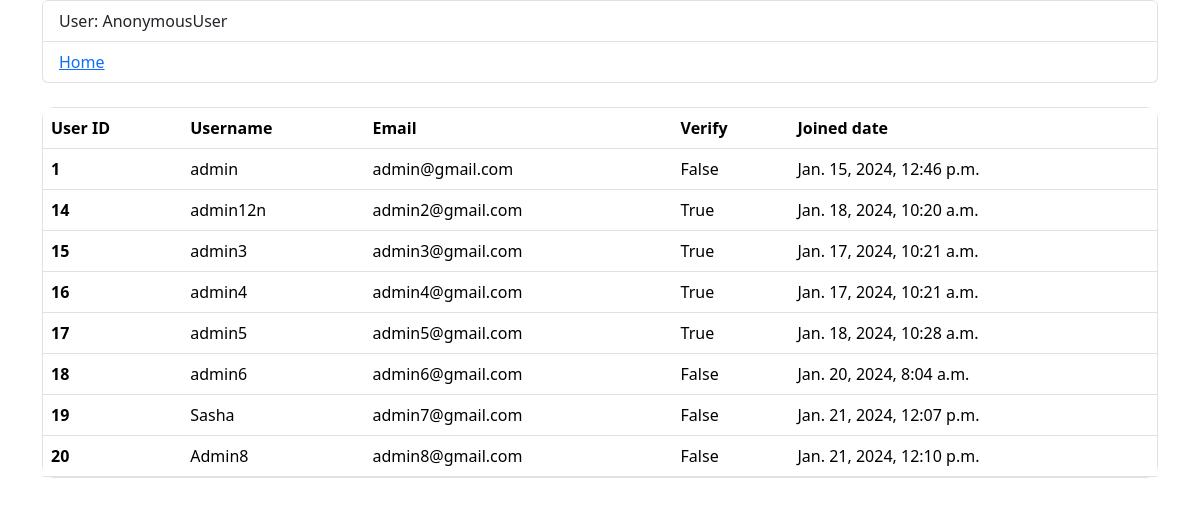
Page /dashboard/ on the earlier database version.
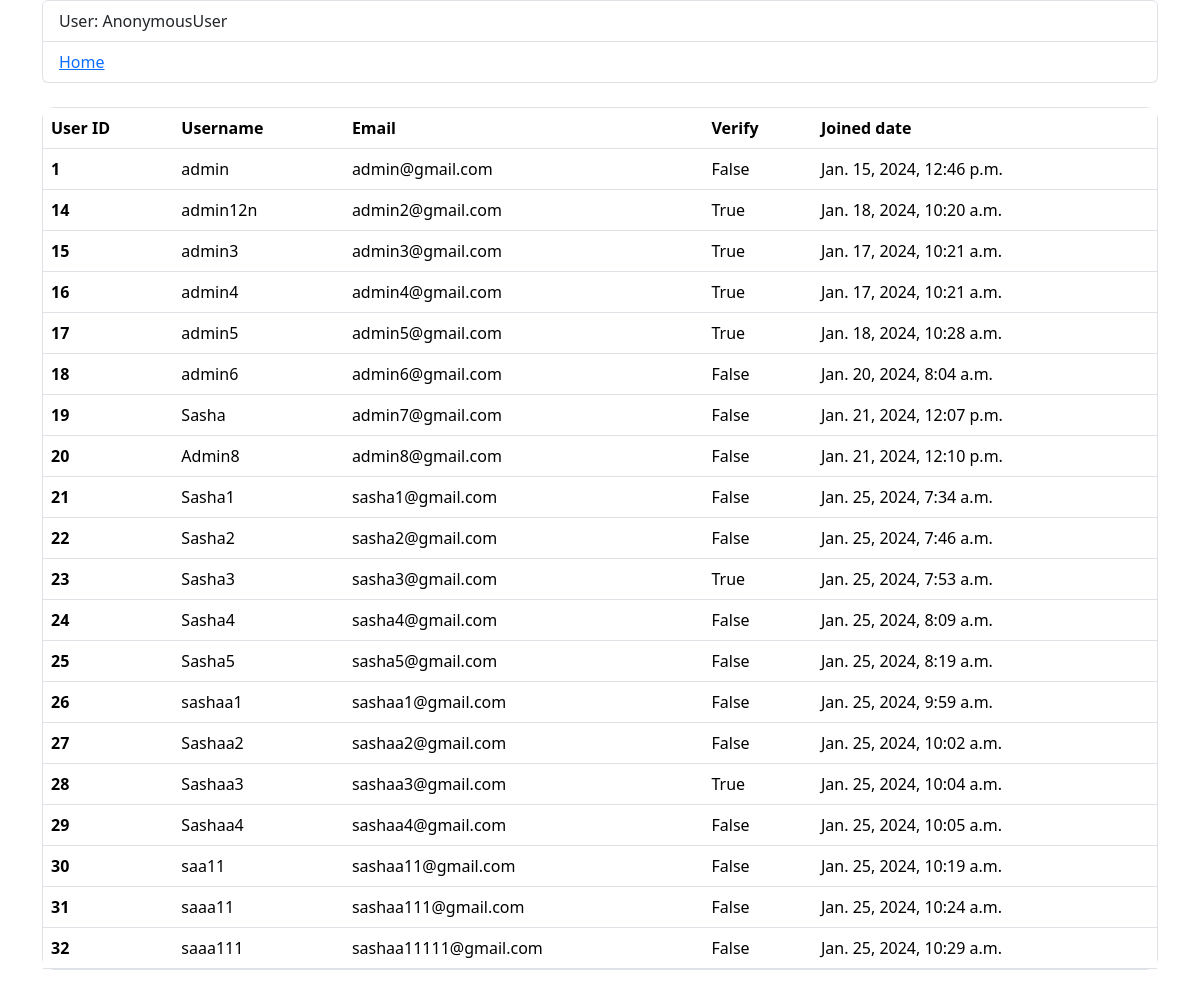
Same page on the later database version.
### crud/models.py (models this page shows)
class User(AbstractUser):
    email = models.EmailField(
        _('email address'),
        unique=True,
    )
    email_verified = models.BooleanField(default=False)
    USERNAME_FIELD = 'email'  # For authentication
    REQUIRED_FIELDS = ['username']  # For superuser

### crud/views.py (the view)
# urls.py: path('dashboard/', views.DashboardView.as_view(), name='dashboard'),
class DashboardView(View):
    template_name = 'dashboard.html'
    def get(self, request):
        data = models.User.objects.all()
        return render(request, self.template_name, {'table_data':data})

### templates/dashboard.html (shortened to what this page needs)
{% extends 'base.html' %}
{% block content %}
<br>
<table class="a table table-hover ">
    <thead>
        <tr>
            <th>User ID</th>
            <th>Username</th>
            <th>Email</th>
            <th>Verify</th>
            <th>Joined date</th>
        </tr>
    </thead>
    <tbody>
        {% if table_data %}
        {% for data in table_data%}
        <tr class="clickable-row" data-href="{% url 'user_info' data.id %}">
            <th scope="row">{{ data.id }}</th>
            <td>{{ data.username }}</td>
            <td>{{ data.email }}</td>
            <td>{{ data.email_verified }}</td>
            <td>{{ data.date_joined }}</td>
        </tr>
        {% endfor %}
        {% endif %}
    </tbody>
</table>
{% endblock %}

Differences in the rows shown:
added User: id "21", username "Sasha1", email "sasha1@gmail.com", email_verified "False", date_joined "Jan. 25, 2024, 7:34 a.m."
added User: id "22", username "Sasha2", email "sasha2@gmail.com", email_verified "False", date_joined "Jan. 25, 2024, 7:46 a.m."
added User: id "23", username "Sasha3", email "sasha3@gmail.com", email_verified "True", date_joined "Jan. 25, 2024, 7:53 a.m."
added User: id "24", username "Sasha4", email "sasha4@gmail.com", email_verified "False", date_joined "Jan. 25, 2024, 8:09 a.m."
added User: id "25", username "Sasha5", email "sasha5@gmail.com", email_verified "False", date_joined "Jan. 25, 2024, 8:19 a.m."
added User: id "26", username "sashaa1", email "sashaa1@gmail.com", email_verified "False", date_joined "Jan. 25, 2024, 9:59 a.m."
added User: id "27", username "Sashaa2", email "sashaa2@gmail.com", email_verified "False", date_joined "Jan. 25, 2024, 10:02 a.m."
added User: id "28", username "Sashaa3", email "sashaa3@gmail.com", email_verified "True", date_joined "Jan. 25, 2024, 10:04 a.m."
added User: id "29", username "Sashaa4", email "sashaa4@gmail.com", email_verified "False", date_joined "Jan. 25, 2024, 10:05 a.m."
added User: id "30", username "saa11", email "sashaa11@gmail.com", email_verified "False", date_joined "Jan. 25, 2024, 10:19 a.m."
added User: id "31", username "saaa11", email "sashaa111@gmail.com", email_verified "False", date_joined "Jan. 25, 2024, 10:24 a.m."
added User: id "32", username "saaa111", email "sashaa11111@gmail.com", email_verified "False", date_joined "Jan. 25, 2024, 10:29 a.m."
